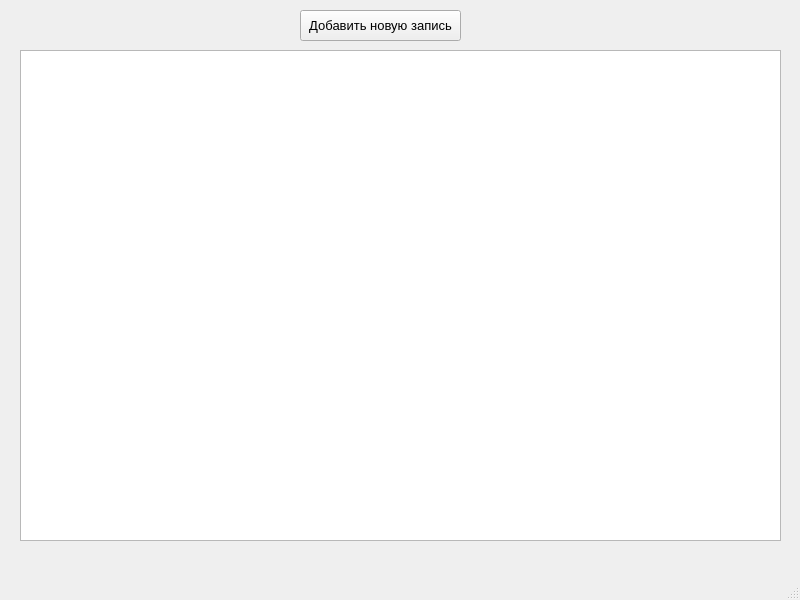
<?xml version="1.0" encoding="UTF-8"?>
<ui version="4.0">
 <class>mainWindow</class>
 <widget class="QMainWindow" name="mainWindow">
  <property name="geometry">
   <rect>
    <x>0</x>
    <y>0</y>
    <width>800</width>
    <height>600</height>
   </rect>
  </property>
  <property name="windowTitle">
   <string>MainWindow</string>
  </property>
  <property name="animated">
   <bool>false</bool>
  </property>
  <property name="documentMode">
   <bool>true</bool>
  </property>
  <widget class="QWidget" name="centralwidget">
   <widget class="QTableWidget" name="tableWidget">
    <property name="geometry">
     <rect>
      <x>20</x>
      <y>50</y>
      <width>761</width>
      <height>491</height>
     </rect>
    </property>
   </widget>
   <widget class="QPushButton" name="pushButton">
    <property name="geometry">
     <rect>
      <x>300</x>
      <y>10</y>
      <width>161</width>
      <height>31</height>
     </rect>
    </property>
    <property name="font">
     <font>
      <pointsize>10</pointsize>
     </font>
    </property>
    <property name="text">
     <string>Добавить новую запись</string>
    </property>
   </widget>
  </widget>
  <widget class="QMenuBar" name="menubar">
   <property name="geometry">
    <rect>
     <x>0</x>
     <y>0</y>
     <width>800</width>
     <height>21</height>
    </rect>
   </property>
  </widget>
  <widget class="QStatusBar" name="statusbar"/>
 </widget>
 <resources/>
 <connections/>
</ui>
